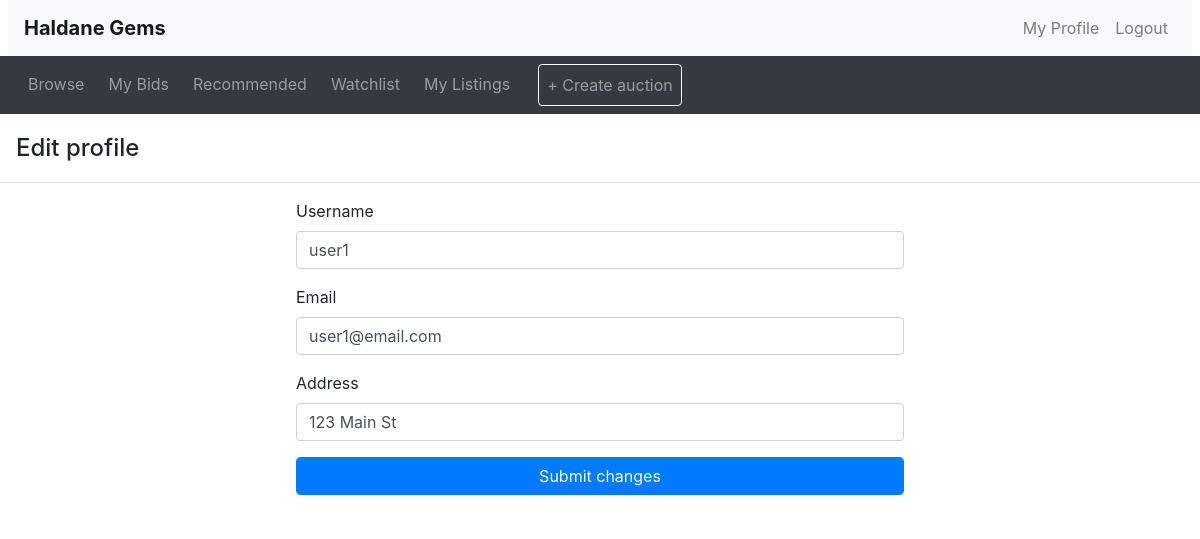
The page /edit_profile.php (signed in) on the database its author committed.
### tables this page shows
CREATE TABLE Users (
   UserID INT PRIMARY KEY AUTO_INCREMENT,
   Username VARCHAR(255) UNIQUE NOT NULL,
   Password VARCHAR(255) NOT NULL,
   Email VARCHAR(255) UNIQUE NOT NULL,
   Address VARCHAR(255) NOT NULL,
   RegistrationDate DATETIME NOT NULL DEFAULT CURRENT_TIME
);

### edit_profile.php (the view, shortened to what this page needs)
<?php include_once("header.php") ?>
<?php require_once "config.php" ?>
<div>
    <div>
        <div class="modal-content" style="border: none;">
            <div class="modal-header">
                <h4 class="modal-title">Edit profile</h4>
            </div>
            <?php
            $userId = $_SESSION['id'];
            $general_info_sql = "SELECT * FROM users WHERE UserID = $userId";
            $general_info_result = $mysqli->query($general_info_sql);
            $info = $general_info_result->fetch_assoc();
            $username = $info["Username"];
            $email = $info["Email"];
            $address = $info["Address"];
            $formDisplayed = true;
            if ($formDisplayed) {
                echo "
            <div class='modal-body' style= 'width: 40rem; margin: 0 auto;'>
                <form method='POST' action=''>
                    <div class='form-group'>
                        <label for='username'>Username</label>
                        <input type='text' class='form-control' name='username' id='username' value='" . $username . "'>";
                echo
                "</div>
                    <div class='form-group'>
                        <label for='email'>Email</label>
                        <input type='text' class='form-control' name='email' id='email' value='" . $email . "'>";
                echo
                " </div>
                    <div class='form-group'>
                        <label for='address'>Address</label>
                        <input type='text' class='form-control' name='address' id='address' value='" . $address . "'> ";
                echo "</div>
                    <button type='submit' name='submit_changes'class='btn btn-primary form-control'>Submit changes</button>
                </form>";
            }
            ?>

### rows shown on the page
users: username "user1", email "user1@email.com", address "123 Main St"
